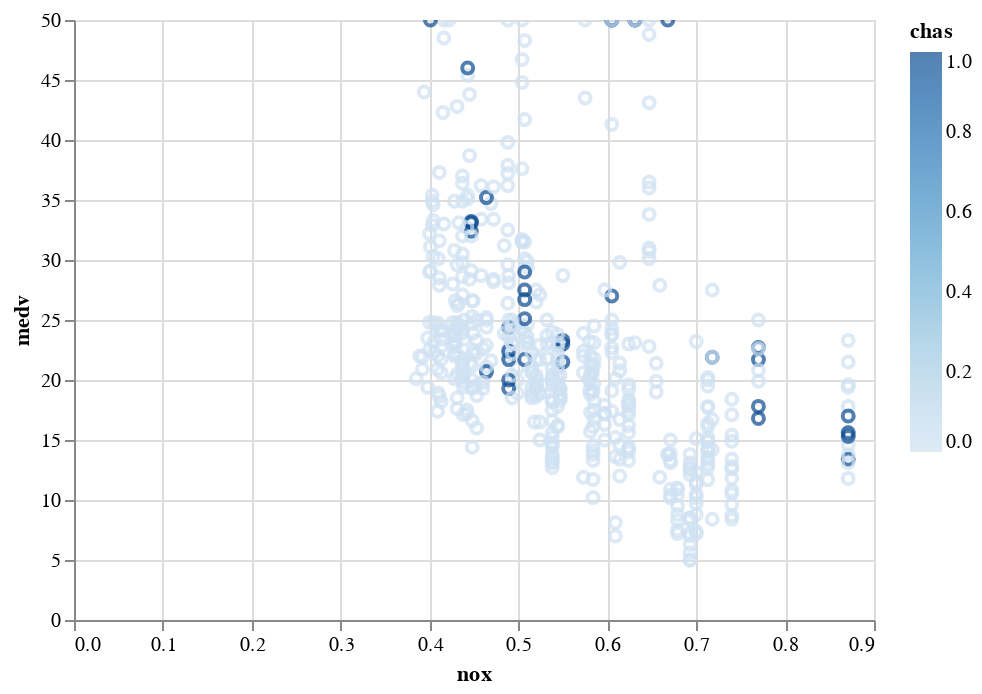

The notebook cell this image was saved under:
### Code cell
alt.Chart(df).mark_point().encode(
    x='nox',
    y='medv', color='chas').interactive()

### Figure 1 — Vega-Lite specification as saved in the notebook (floating-point values rounded to 4 significant figures; data arrays with more than 128 entries replaced by an {"elided": "..."} marker saying what was removed)
{"$schema": "https://vega.github.io/schema/vega-lite/v2.4.1.json", "config": {"view": {"height": 300, "width": 400}}, "data": {"values": {"elided": "506 records"}}, "encoding": {"color": {"field": "chas", "type": "quantitative"}, "x": {"field": "nox", "type": "quantitative"}, "y": {"field": "medv", "type": "quantitative"}}, "mark": "point", "selection": {"selector002": {"bind": "scales", "encodings": ["x", "y"], "mark": {"fill": "#333", "fillOpacity": 0.125, "stroke": "white"}, "on": "[mousedown, window:mouseup] > window:mousemove!", "resolve": "global", "translate": "[mousedown, window:mouseup] > window:mousemove!", "type": "interval", "zoom": "wheel!"}}}
